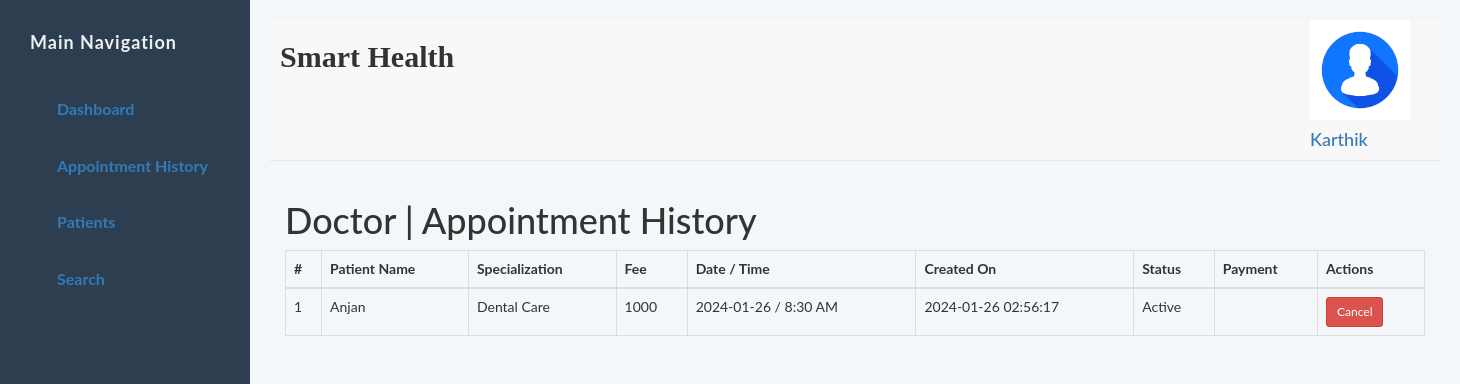
The page /hospital/hms/doctor/appointment-history.php (signed in) on the database its author committed.
### tables this page shows
CREATE TABLE `doctors` (
  `id` int(11) NOT NULL,
  `specilization` varchar(255) DEFAULT NULL,
  `doctorName` varchar(255) DEFAULT NULL,
  `address` longtext DEFAULT NULL,
  `docFees` varchar(255) DEFAULT NULL,
  `contactno` bigint(11) DEFAULT NULL,
  `docEmail` varchar(255) DEFAULT NULL,
  `password` varchar(255) DEFAULT NULL,
  `creationDate` timestamp NULL DEFAULT current_timestamp(),
  `updationDate` timestamp NULL DEFAULT NULL ON UPDATE current_timestamp()
);

CREATE TABLE `appointment` (
  `id` int(11) NOT NULL,
  `doctorSpecialization` varchar(255) DEFAULT NULL,
  `doctorId` int(11) DEFAULT NULL,
  `userId` int(11) DEFAULT NULL,
  `consultancyFees` int(11) DEFAULT NULL,
  `appointmentDate` varchar(255) DEFAULT NULL,
  `appointmentTime` varchar(255) DEFAULT NULL,
  `postingDate` timestamp NULL DEFAULT current_timestamp(),
  `userStatus` int(11) DEFAULT NULL,
  `doctorStatus` int(11) DEFAULT NULL,
  `updationDate` timestamp NULL DEFAULT NULL ON UPDATE current_timestamp()
);

CREATE TABLE `users` (
  `id` int(11) NOT NULL,
  `fullName` varchar(255) DEFAULT NULL,
  `address` longtext DEFAULT NULL,
  `city` varchar(255) DEFAULT NULL,
  `gender` varchar(255) DEFAULT NULL,
  `email` varchar(255) DEFAULT NULL,
  `password` varchar(255) DEFAULT NULL,
  `regDate` timestamp NULL DEFAULT current_timestamp(),
  `updationDate` timestamp NULL DEFAULT NULL ON UPDATE current_timestamp()
);

### hospital/hms/doctor/appointment-history.php (the view, shortened to what this page needs)
<?php
include('include/config.php');
if (strlen($_SESSION['id']) == 0) {
	header('location:logout.php');
} else {
?>
	<!DOCTYPE html>
	<html lang="en">
	<head>
		<link rel="stylesheet" href="vendor/bootstrap/css/bootstrap.min.css">
		<link rel="stylesheet" href="vendor/fontawesome/css/font-awesome.min.css">
		<link rel="stylesheet" href="assets/css/styles.css">
	</head>
	<body>
		<div id="app">
			<?php include('include/sidebar.php'); ?>
			<div class="app-content">
				<?php include('include/header.php'); ?>
				<div class="main-content">
					<div class="container">
						<h1>Doctor | Appointment History</h1>
						<table class="table table-bordered">
							<thead>
								<tr>
									<th>#</th>
									<th>Patient Name</th>
									<th>Specialization</th>
									<th>Fee</th>
									<th>Date / Time</th>
									<th>Created On</th>
									<th>Status</th>
									<th>Payment</th>
									<th>Actions</th>
								</tr>
							</thead>
							<tbody>
								<?php
								$sql = mysqli_query($con, "SELECT users.fullName as fname, appointment.* FROM appointment JOIN users ON users.id=appointment.userId WHERE appointment.doctorId='" . $_SESSION['id'] . "'");
								$cnt = 1;
								while ($row = mysqli_fetch_array($sql)) {
								?>
									<tr>
										<td><?php echo $cnt++; ?></td>
										<td><?php echo $row['fname']; ?></td>
										<td><?php echo $row['doctorSpecialization']; ?></td>
										<td><?php echo $row['consultancyFees']; ?></td>
										<td><?php echo $row['appointmentDate'] . " / " . $row['appointmentTime']; ?></td>
										<td><?php echo $row['postingDate']; ?></td>
										<td>
											<?php
											if ($row['userStatus'] == 1 && $row['doctorStatus'] == 1) {
												echo "Active";
											} elseif ($row['userStatus'] == 0 && $row['doctorStatus'] == 1) {
												echo "Cancelled by Patient";
											} elseif ($row['userStatus'] == 1 && $row['doctorStatus'] == 0) {
												echo "Cancelled by Doctor";
											}
											?>
										</td>
										<td>
										</td>
										<td>
											<?php if ($row['userStatus'] == 1 && $row['doctorStatus'] == 1) { ?>
												<a href="appointment-history.php?id=<?php echo $row['id']; ?>&cancel=update" class="btn btn-danger btn-sm" onclick="return confirm('Cancel this appointment?')">Cancel</a>
											<?php } else {
												echo "Cancelled";
											} ?>
										</td>
									</tr>
								<?php } ?>
							</tbody>
						</table>
					</div>
				</div>
			</div>
		</div>
	</body>
	</html>
<?php } ?>

### hospital/hms/doctor/include/header.php (shortened to what this page needs)
<header class="navbar navbar-default navbar-static-top">
	<div class="navbar-collapse collapse" style="padding-right:30px;">
		<div style="display:flex; justify-content:space-between;">
			<div class="left-section">
				<h2 style="padding-left:10px; font-weight:bold; font-family:serif;">Smart Health</h2>
			</div>
			<div class="dropdown current-user">
				<a href class="dropdown-toggle" data-toggle="dropdown">
					<img src="assets/images/logo.avif" height="100px">
					<span class="username">
						<?php
						$query = mysqli_query($con, "select doctorName from doctors where id='" . $_SESSION['id'] . "'");
						while ($row = mysqli_fetch_array($query)) {
							$name = $row['doctorName'];
						}
						echo "<h4>$name</h4>";
						?>
					</span>
				</a>
			</div>
		</div>
	</div>
</header>

### hospital/hms/doctor/assets/css/styles.css (style rules this page uses)
#app { display: flex; min-height: 100vh; flex-direction: row; background-color: #f4f7fa; font-family: "Lato", sans-serif; }
.app-content { margin-left: 250px; padding: 20px; width: 100%; transition: margin-left 0.3s ease; }

### rows shown on the page
doctors: doctorName "Karthik"
appointment: userId.fullName "Anjan", doctorSpecialization "Dental Care", consultancyFees "1000", appointmentDate "2024-01-26", appointmentTime "8:30 AM", postingDate "2024-01-26 02:56:17", userStatus "Active"
